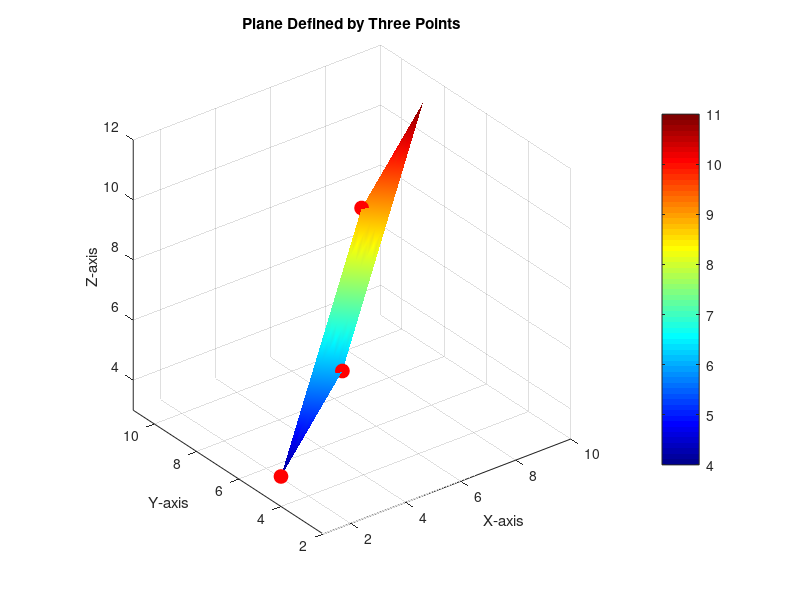

Reproduce this figure in MATLAB.
% MATLAB Script to Plot a 3D Plane Using Various Definitions
% Author: Jackson Saunders
% Date: 7/13/24

% Clear variables and close figures
clear all; close all; clc;

%% ================== Important Parameters (Edit these to define your plane) ==================

% Method selection (Uncomment the method you want to use)
% method = 'point-normal';
% method = 'general';
% method = 'parametric';
method = 'three-points';

% Parameters for Point-Normal Form
P0 = [1, 2, 3];     % Point on the plane (x0, y0, z0)
n = [2, -3, 1];     % Normal vector (a, b, c)

% Parameters for General Form
coeffs = [2, -3, 1, -6];   % Coefficients [a, b, c, d] in ax + by + cz + d = 0

% Parameters for Parametric Form
P_param = [1, 2, 3];       % Point on the plane (x0, y0, z0)
v1 = [1, 0, -1];           % Direction vector 1
v2 = [0, 1, 2];            % Direction vector 2

% Parameters for Three Points
P1 = [1, 4, 4];            % First point
P2 = [4, 5, 6];            % Second point
P3 = [7, 8, 9];            % Third point

% Grid size for plotting
[xmin, xmax] = deal(-10, 10);
[ymin, ymax] = deal(-10, 10);
gridSize = 10;             % Adjust the density of the grid

%% =============================== Plotting the Plane =========================================

% Create a grid of points
[X, Y] = meshgrid(linspace(xmin, xmax, gridSize), linspace(ymin, ymax, gridSize));

switch method
    case 'point-normal'
        % ----- Point-Normal Form -----
        % Equation: n • (r - r0) = 0 => a(x - x0) + b(y - y0) + c(z - z0) = 0
        % Solve for Z: z = ( -a(x - x0) - b(y - y0) ) / c + z0

        a = n(1); b = n(2); c = n(3);
        if c == 0
            error('Normal vector cannot have c = 0 for this plotting method.');
        end
        Z = (-a*(X - P0(1)) - b*(Y - P0(2)))/c + P0(3);

        % Plotting
        surf(X, Y, Z);
        title('Plane Defined by Point-Normal Form');
        
    case 'general'
        % ----- General Form -----
        % General form: aX + bY + cZ + d = 0
        a = coeffs(1); b = coeffs(2); c = coeffs(3); d = coeffs(4);
        if c == 0
            error('Coefficient c cannot be zero for this plotting method.');
        end
        Z = (-a*X - b*Y - d)/c;

        % Plotting
        surf(X, Y, Z);
        title('Plane Defined by General Form');
        
    case 'parametric'
        % ----- Parametric Form -----
        % Parametric form: r(u,v) = P0 + u*v1 + v*v2
        % Create a grid of parameters u and v
        [U, V] = meshgrid(linspace(-5, 5, gridSize), linspace(-5, 5, gridSize));
        % Calculate X, Y, Z
        X = P_param(1) + U*v1(1) + V*v2(1);
        Y = P_param(2) + U*v1(2) + V*v2(2);
        Z = P_param(3) + U*v1(3) + V*v2(3);

        % Plotting
        surf(X, Y, Z);
        title('Plane Defined by Parametric Form');
        
    case 'three-points'
        % ----- Plane Defined by Three Points -----
        % Calculate two vectors in the plane
        v1 = P2 - P1;
        v2 = P3 - P1;
        % Create a grid of parameters u and v
        [U, V] = meshgrid(linspace(0, 1, gridSize), linspace(0, 1, gridSize));
        % Calculate X, Y, Z
        X = P1(1) + U*v1(1) + V*v2(1);
        Y = P1(2) + U*v1(2) + V*v2(2);
        Z = P1(3) + U*v1(3) + V*v2(3);

        % Plotting
        surf(X, Y, Z);
        title('Plane Defined by Three Points');
        
    otherwise
        error('Invalid method selected.');
end

% ----- Enhance Plot Appearance -----
xlabel('X-axis'); ylabel('Y-axis'); zlabel('Z-axis');
axis equal;
grid on;
shading interp;
colormap jet;
colorbar;

% ----- Plot the Points Used in Defining the Plane -----
hold on;
if strcmp(method, 'point-normal')
    plot3(P0(1), P0(2), P0(3), 'ro', 'MarkerSize', 10, 'MarkerFaceColor', 'r');
elseif strcmp(method, 'parametric')
    plot3(P_param(1), P_param(2), P_param(3), 'ro', 'MarkerSize', 10, 'MarkerFaceColor', 'r');
elseif strcmp(method, 'three-points')
    plot3([P1(1), P2(1), P3(1)], [P1(2), P2(2), P3(2)], [P1(3), P2(3), P3(3)], 'ro', 'MarkerSize', 10, 'MarkerFaceColor', 'r');
end
hold off;
